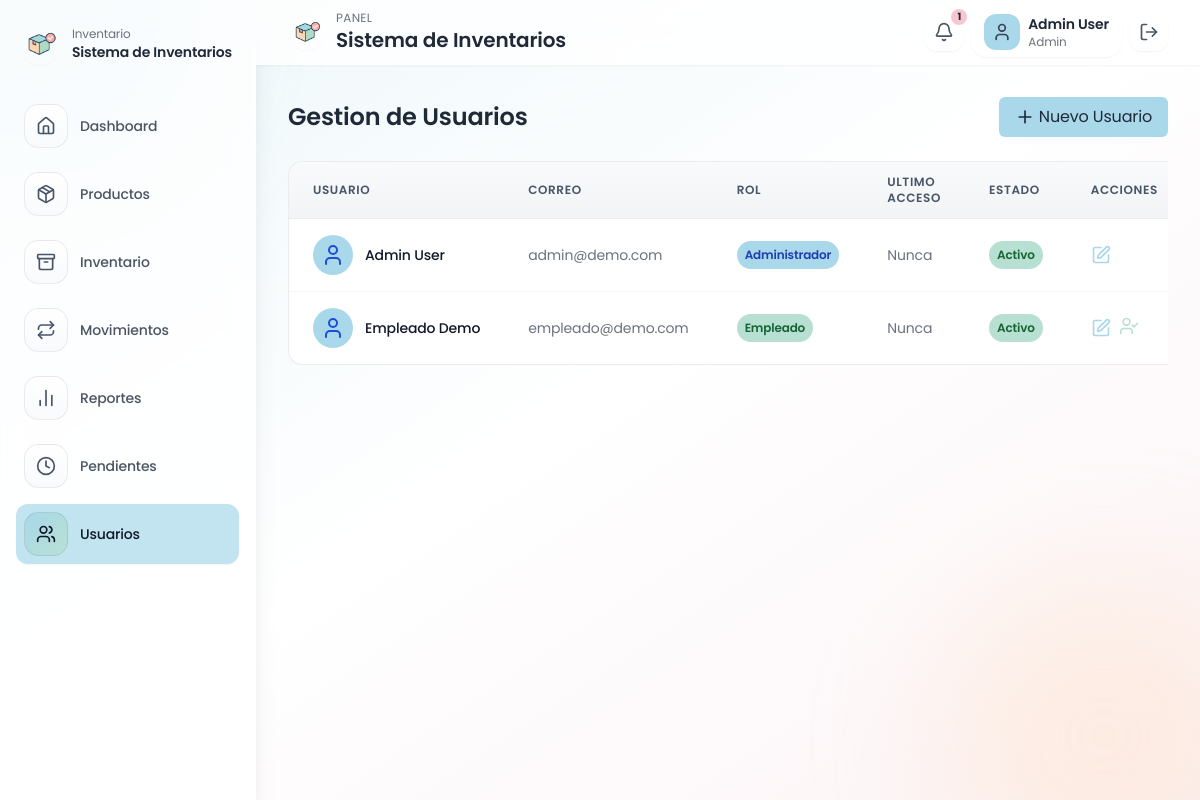
The app's page /users (signed in) with its own data.
### tables this page shows
CREATE TABLE IF NOT EXISTS users (
    id INT AUTO_INCREMENT PRIMARY KEY,
    name VARCHAR(120) NOT NULL,
    email VARCHAR(150) NOT NULL UNIQUE,
    password VARCHAR(255) NOT NULL,
    role ENUM('admin', 'employee') NOT NULL DEFAULT 'employee',
    active TINYINT(1) NOT NULL DEFAULT 1,
    last_login DATETIME NULL,
    created_at DATETIME NOT NULL DEFAULT CURRENT_TIMESTAMP
);

### app/helpers.php (called while the page is built, shortened)
<?php
function config(string $key, mixed $default = null): mixed
{
    $config = $GLOBALS['app_config'] ?? [];
    $segments = explode('.', $key);
    $value = $config;
    foreach ($segments as $segment) {
        if (is_array($value) && array_key_exists($segment, $value)) {
            $value = $value[$segment];
        } else {
            return $default;
        }
    }
    return $value;
}
function base_url(string $path = ''): string
{
    $base = config('app.base_url', '');
    if ($base === '') {
        $base = rtrim(str_replace('\\', '/', dirname($_SERVER['SCRIPT_NAME'] ?? '')), '/');
    }
    return rtrim($base, '/') . '/' . ltrim($path, '/');
}
function asset_url(string $path): string
{
    return base_url('assets/' . ltrim($path, '/'));
}
function e(?string $value): string
{
    return htmlspecialchars((string) $value, ENT_QUOTES, 'UTF-8');
}
function auth_user(): ?array
{
    return $_SESSION['user'] ?? null;
}
function render(string $view, array $data = [], ?string $layout = 'layout'): void
{
    $viewFile = __DIR__ . '/Views/' . $view . '.php';
    extract($data);
    include $viewFile;
    $layoutFile = __DIR__ . '/Views/' . $layout . '.php';
    include $layoutFile;
}

### app/Core/Controller.php (called while the page is built, shortened)
<?php
abstract class Controller
{
    protected function render(string $view, array $data = [], ?string $layout = 'layout'): void
    {
        render($view, $data, $layout);
    }
}

### app/Controllers/UserController.php (called while the page is built, shortened)
<?php
class UserController extends Controller
{
    public function index(): void
    {
        $editId = isset($_GET['edit']) ? (int) $_GET['edit'] : null;
        $editingUser = $editId ? User::find($editId) : null;
        $this->render('users/index', [
            'users' => User::all(),
            'editingUser' => $editingUser,
            'message' => flash('success'),
            'error' => flash('error'),
        ]);
    }
}

### public/index.php (called while the page is built, shortened)
<?php
$router = new Router();
$router->get('/login', [AuthController::class, 'showLogin']);
$router->post('/login', [AuthController::class, 'login']);
$router->get('/logout', [AuthController::class, 'logout']);
$router->get('/', [DashboardController::class, 'index']);
$router->get('/products', [ProductController::class, 'index']);
$router->post('/products/save', [ProductController::class, 'save']);
$router->post('/products/delete', [ProductController::class, 'delete']);
$router->get('/inventory', [InventoryController::class, 'index']);
$router->post('/inventory/adjust', [InventoryController::class, 'adjust']);
$router->get('/movements', [MovementController::class, 'index']);
$router->post('/movements/save', [MovementController::class, 'save']);
$router->get('/movements/pending', [MovementController::class, 'pending']);
$router->post('/movements/approve', [MovementController::class, 'approve']);
$router->post('/movements/reject', [MovementController::class, 'reject']);
$router->get('/reports', [ReportController::class, 'index']);
$router->get('/users', [UserController::class, 'index']);
$router->post('/users/save', [UserController::class, 'save']);
$router->post('/users/delete', [UserController::class, 'delete']);
$router->post('/users/toggle', [UserController::class, 'toggle']);
$router->dispatch($_SERVER['REQUEST_METHOD'], parse_url($_SERVER['REQUEST_URI'] ?? '/', PHP_URL_PATH) ?: '/');

### app/Models/User.php (called while the page is built, shortened)
<?php
class User
{
    public static function all(): array
    {
        $pdo = Database::connection();
        $stmt = $pdo->query('SELECT id, name, email, role, active, last_login, created_at FROM users ORDER BY id ASC');
        return $stmt->fetchAll();
    }
}

### app/Models/Product.php (called while the page is built, shortened)
<?php
class Product
{
    public static function lowStock(): array
    {
        $pdo = Database::connection();
        $stmt = $pdo->query('SELECT * FROM products WHERE stock_quantity <= min_stock_level ORDER BY stock_quantity ASC');
        return $stmt->fetchAll();
    }
}

### app/Views/users/index.php (the view, shortened to what this page needs)
<div class="max-w-7xl mx-auto space-y-6">
    <div class="flex flex-col sm:flex-row items-start sm:items-center justify-between">
        <h2 class="text-2xl font-semibold text-gray-800">Gestion de Usuarios</h2>
        <button type="button" id="toggleUserForm"
                class="mt-3 sm:mt-0 inline-flex items-center px-4 py-2 bg-blue-pastel rounded-md text-gray-800 hover:bg-blue-400 transition-colors duration-200">
            <i data-lucide="plus" class="h-5 w-5 mr-1"></i>
            <span id="toggleUserFormText">Nuevo Usuario</span>
        </button>
    </div>
    <div class="overflow-x-auto">
        <table class="table-soft min-w-full divide-y divide-gray-200 text-sm">
            <thead class="bg-gray-50">
            <tr>
                <th class="px-6 py-3 text-left text-xs font-medium text-gray-500 uppercase tracking-wider">Usuario</th>
                <th class="px-6 py-3 text-left text-xs font-medium text-gray-500 uppercase tracking-wider">Correo</th>
                <th class="px-6 py-3 text-left text-xs font-medium text-gray-500 uppercase tracking-wider">Rol</th>
                <th class="px-6 py-3 text-left text-xs font-medium text-gray-500 uppercase tracking-wider">Ultimo Acceso</th>
                <th class="px-6 py-3 text-left text-xs font-medium text-gray-500 uppercase tracking-wider">Estado</th>
                <th class="px-6 py-3 text-left text-xs font-medium text-gray-500 uppercase tracking-wider">Acciones</th>
            </tr>
            </thead>
            <tbody class="bg-white divide-y divide-gray-200">
            <?php foreach ($users as $user): ?>
                <tr class="hover:bg-gray-50/80 transition-colors <?= !$user['active'] ? 'bg-gray-50' : '' ?>">
                    <td class="px-6 py-4 whitespace-nowrap">
                        <div class="flex items-center">
                            <div class="h-10 w-10 rounded-full bg-blue-pastel flex items-center justify-center mr-3">
                                <i data-lucide="user" class="h-6 w-6 text-blue-700"></i>
                            </div>
                            <div class="text-sm font-medium text-gray-900">
                                <?= e($user['name']) ?>
                            </div>
                        </div>
                    </td>
                    <td class="px-6 py-4 whitespace-nowrap">
                        <div class="text-sm text-gray-500"><?= e($user['email']) ?></div>
                    </td>
                    <td class="px-6 py-4 whitespace-nowrap">
                        <span class="px-2 py-1 inline-flex text-xs leading-5 font-semibold rounded-full <?= $user['role'] === 'admin' ? 'bg-blue-pastel text-blue-800' : 'bg-green-pastel text-green-800' ?>">
                            <?= $user['role'] === 'admin' ? 'Administrador' : 'Empleado' ?>
                        </span>
                    </td>
                    <td class="px-6 py-4 whitespace-nowrap">
                        <div class="text-sm text-gray-500">
                            <?= $user['last_login'] ? date('d/m/Y', strtotime($user['last_login'])) : 'Nunca' ?>
                        </div>
                    </td>
                    <td class="px-6 py-4 whitespace-nowrap">
                        <span class="px-2 py-1 inline-flex text-xs leading-5 font-semibold rounded-full <?= $user['active'] ? 'bg-green-pastel text-green-800' : 'bg-gray-200 text-gray-800' ?>">
                            <?= $user['active'] ? 'Activo' : 'Inactivo' ?>
                        </span>
                    </td>
                    <td class="px-6 py-4 whitespace-nowrap text-right text-sm font-medium">
                        <div class="flex space-x-2">
                            <button type="button" class="text-blue-pastel hover:text-blue-700 edit-user" title="Editar"
                                    data-user='<?= htmlspecialchars(json_encode([
                                        'id' => (int) $user['id'],
                                        'name' => $user['name'],
                                        'email' => $user['email'],
                                        'role' => $user['role'],
                                    ]), ENT_QUOTES, 'UTF-8') ?>'>
                                <i data-lucide="edit" class="h-5 w-5"></i>
                            </button>
                            <?php if ($user['id'] != 1): ?>
                                <form action="<?= base_url('users/toggle') ?>" method="POST">
                                    <button type="submit" class="<?= $user['active'] ? 'text-green-pastel hover:text-green-700' : 'text-pink-pastel hover:text-pink-700' ?>" title="<?= $user['active'] ? 'Desactivar' : 'Activar' ?>">
                                        <i data-lucide="<?= $user['active'] ? 'user-check' : 'user-x' ?>" class="h-5 w-5"></i>
                                    </button>
                                </form>
                            <?php endif; ?>
                        </div>
                    </td>
                </tr>
            <?php endforeach; ?>
            </tbody>
        </table>
    </div>
</div>

### app/Views/partials/header.php (shortened to what this page needs)
<?php
$user = auth_user();
$lowStockCount = count(Product::lowStock());
?>
<header class="bg-white/80 backdrop-blur-md border-b border-white/50 shadow-sm z-10">
    <div class="max-w-7xl mx-auto px-4 sm:px-6 lg:px-8">
        <div class="flex justify-between h-16">
            <div class="flex items-center space-x-3">
                <img src="<?= asset_url('img/logo.png') ?>" alt="Logo" class="h-9 w-9 object-contain rounded-full shadow-sm ring-1 ring-white/60">
                <div>
                    <p class="text-xs uppercase tracking-wide text-gray-500">Panel</p>
                    <h1 class="text-xl font-semibold text-gray-800">
                        <?= e(config('app.name')) ?>
                    </h1>
                </div>
            </div>
            <div class="flex items-center space-x-2">
                <div class="relative">
                    <button class="p-2 rounded-xl text-gray-600 hover:text-gray-800 hover:bg-gray-50/80 border border-white/70 shadow-sm focus:outline-none focus:ring-2 focus:ring-blue-pastel">
                        <i data-lucide="bell" class="h-5 w-5"></i>
                        <?php if ($lowStockCount > 0): ?>
                            <span class="absolute -top-1 -right-1 block h-4 w-4 rounded-full bg-pink-pastel text-[10px] text-center font-bold text-gray-800">
                                <?= $lowStockCount ?>
                            </span>
                        <?php endif; ?>
                    </button>
                </div>
                <div class="flex items-center gap-2 bg-white/70 border border-white/80 rounded-2xl px-3 py-1.5 shadow-sm">
                    <div class="h-9 w-9 rounded-xl bg-blue-pastel flex items-center justify-center">
                        <i data-lucide="user" class="h-5 w-5 text-gray-700"></i>
                    </div>
                    <div class="leading-tight">
                        <div class="text-sm font-semibold text-gray-800">
                            <?= e($user['name'] ?? 'Invitado') ?>
                        </div>
                        <div class="text-xs text-gray-500 capitalize">
                            <?= e($user['role'] ?? '') ?>
                        </div>
                    </div>
                </div>
                <a href="<?= base_url('logout') ?>" class="p-2 rounded-xl text-gray-600 hover:text-gray-800 hover:bg-pink-pastel/60 border border-white/70 shadow-sm focus:outline-none focus:ring-2 focus:ring-pink-pastel">
                    <i data-lucide="log-out" class="h-5 w-5"></i>
                </a>
            </div>
        </div>
    </div>
</header>

### public/assets/styles.css (style rules this page uses)
:root { --pink-pastel: #F7C6D0; --blue-pastel: #A8D8EA; --green-pastel: #B8E0D2; --peach-pastel: #FFD8B5; }
body { font-family: 'Poppins', sans-serif; background: radial-gradient(circle at 0% 0%, rgba(168, 216, 234, 0.22), transparent 30%), radial-gradient(circle at 100% 100%, rgba(255, 216, 181, 0.22), transparent 28%), #fdfefe; color: #0f172a; letter-spacing: -0.01em; }
.table-soft { width: 100%; border-collapse: separate; border-spacing: 0; background: #ffffff; border: 1px solid rgba(15, 23, 42, 0.08); border-radius: 0.9rem; box-shadow: 0 18px 45px -38px rgba(15, 23, 42, 0.55); overflow: hidden; }
.table-soft thead th { background: linear-gradient(180deg, #f9fafb, #f3f4f6); color: #475569; font-weight: 600; border-bottom: 1px solid rgba(15, 23, 42, 0.06); }
.table-soft thead th:first-child { border-top-left-radius: 0.9rem; }
.table-soft thead th:last-child { border-top-right-radius: 0.9rem; }
.table-soft tbody tr:last-child td { border-bottom: none; }
.table-soft td, .table-soft th { border-bottom: 1px solid rgba(15, 23, 42, 0.04); }
.table-soft tbody tr:last-child td:first-child { border-bottom-left-radius: 0.9rem; }
.table-soft tbody tr:last-child td:last-child { border-bottom-right-radius: 0.9rem; }
.bg-blue-pastel { background-color: var(--blue-pastel); }
.bg-pink-pastel { background-color: var(--pink-pastel); }
.bg-green-pastel { background-color: var(--green-pastel); }

### records on screen
users: name "Admin User", role "Admin", email "admin@demo.com", shows "Administrador", shows "Nunca", active "Activo"
users: name "Empleado Demo", email "empleado@demo.com", role "Empleado", shows "Nunca", active "Activo"

### other values on screen
config('app.name') "Sistema de Inventarios"
$link['label'] "Dashboard"
$link['label'] "Productos"
$link['label'] "Inventario"
$link['label'] "Movimientos"
$link['label'] "Reportes"
$link['label'] "Pendientes"
$link['label'] "Usuarios"
$lowStockCount "1"
